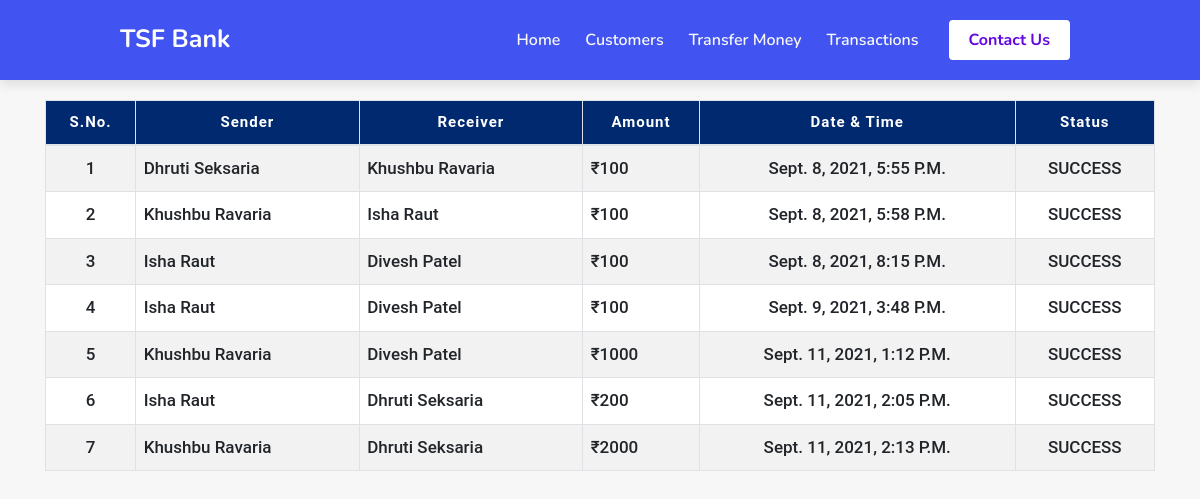
The page /transhistory/ on the database its author committed.
### Bank/models.py (models this page shows)
class Transaction(models.Model):
    debited_from = models.ForeignKey(Customer, on_delete=models.CASCADE, related_name="sender")
    credited_to = models.ForeignKey(Customer, on_delete=models.CASCADE, related_name="receiver")
    amount = models.IntegerField()
    date = models.DateTimeField(auto_now_add=True)
    status = models.CharField(max_length=255, default="PENDING")

class Customer(models.Model):
    acc_no = models.BigIntegerField()
    name = models.CharField(max_length=25)
    email = models.EmailField(max_length=50)
    balance = models.IntegerField()
    img = models.ImageField()

### Bank/views.py (the view)
# urls.py: path('transhistory/',views.transhistory, name='transhistory'),
def transhistory(request):
	transactions = Transaction.objects.all()
	context = {"transactions": transactions}
	return render(request, "transhistory.html", context);

### templates/transhistory.html (shortened to what this page needs)
{% extends 'base.html' %}{% load static %} {% block title %}Transaction History{% endblock title %} {%block body %}
	<div class="container">
    <div class="table-responsive-sm">
    <table class="table table-hover table-striped table-condensed table-bordered">
        <thead>
            <tr>
                <th class="py-3 text-center">S.No.</th>
                <th class="py-3 text-center">Sender</th>
                <th class="py-3 text-center">Receiver</th>
                <th class="py-3 text-center">Amount</th>
                <th class="py-3 text-center">Date & Time</th>
                <th class="py-3 text-center">Status</th>
            </tr>
        </thead>
        <tbody>
        	{% for details in transactions %}
            <tr>
            <td class="py-3 text-center">{{details.id}}</td>
            <td class="py-3 text-left">{{details.debited_from.name}}</td>
            <td class="py-3 text-left">{{details.credited_to.name}}</td>
            <td class="py-3 text-left">&#8377;{{details.amount}}</td>
            <td class="py-3 text-center">{{details.date}}</td>
            <td class="py-3 text-center">{{details.status}}</td>
            </tr>
            {% endfor %}
        </tbody>
    </table>
    </div>
</div>
{% endblock body %}

### static/css/style.css (style rules this page uses)
* { margin: 0; padding: 0; box-sizing: border-box; font-family: 'Nunito', sans-serif; text-decoration: none; outline: none; border: none; text-transform:capitalize; transition: all .2s linear; }
html { font-size: 62.5%; overflow-x: hidden; scroll-behavior: smooth; scroll-padding-top: 6rem; }
body { background: #f7f7f7; }

### templates/transhistory.html (style rules this page uses)
table { font-size: 1.5rem; margin-top: 10rem; background: #fff; }
thead th { background: #012970; font-family: "Roboto", sans-serif; color: #fff; letter-spacing: 0.1rem; }
tbody td { font-family: "Roboto", sans-serif; font-size: 1.7rem; font-weight: 500; }

### rows shown on the page
Transaction: id "1", debited_from.name "Dhruti Seksaria", credited_to.name "Khushbu Ravaria", amount "100", date "Sept. 8, 2021, 5:55 P.m.", status "SUCCESS"
Transaction: id "2", debited_from.name "Khushbu Ravaria", credited_to.name "Isha Raut", amount "100", date "Sept. 8, 2021, 5:58 P.m.", status "SUCCESS"
Transaction: id "3", debited_from.name "Isha Raut", credited_to.name "Divesh Patel", amount "100", date "Sept. 8, 2021, 8:15 P.m.", status "SUCCESS"
Transaction: id "4", debited_from.name "Isha Raut", credited_to.name "Divesh Patel", amount "100", date "Sept. 9, 2021, 3:48 P.m.", status "SUCCESS"
Transaction: id "5", debited_from.name "Khushbu Ravaria", credited_to.name "Divesh Patel", amount "1000", date "Sept. 11, 2021, 1:12 P.m.", status "SUCCESS"
Transaction: id "6", debited_from.name "Isha Raut", credited_to.name "Dhruti Seksaria", amount "200", date "Sept. 11, 2021, 2:05 P.m.", status "SUCCESS"
Transaction: id "7", debited_from.name "Khushbu Ravaria", credited_to.name "Dhruti Seksaria", amount "2000", date "Sept. 11, 2021, 2:13 P.m.", status "SUCCESS"
